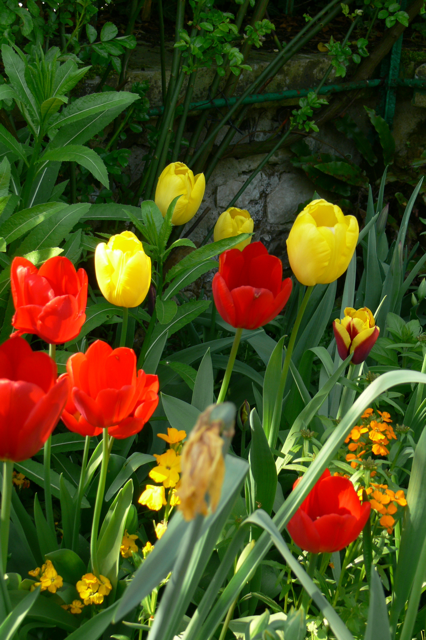
#> input picture ED7/flowers9.png, 426 x 640 px
$ python main.py
#> lines starting #> are read from the running program, lines starting #| are printed output that depends on the picture
import cv2
import matplotlib.pyplot as plt
import numpy as np

img = cv2.imread('flowers9.png')
#> img is the input picture: shape (640, 426, 3); mean B, G, R 27.4, 76.4, 75.2

if img is None:
    print("Erro: Imagem não encontrada.")
else:
    img_rgb = cv2.cvtColor(img, cv2.COLOR_BGR2RGB)

    r, g, b = cv2.split(img_rgb)
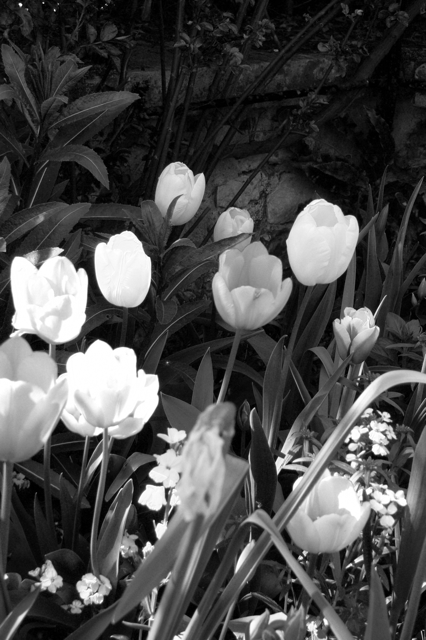
#> r: shape (640, 426); min 0, max 255, mean 75.2
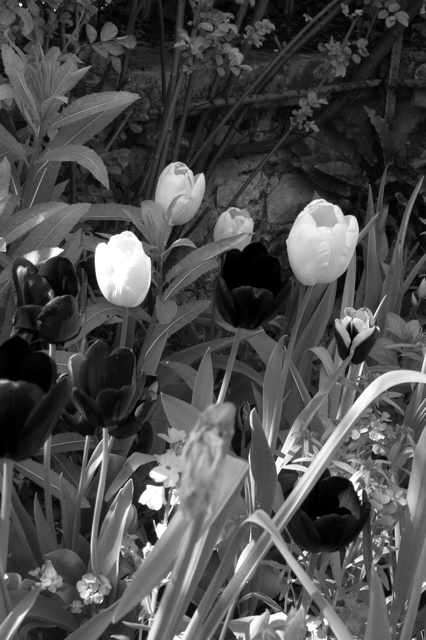
#> g: shape (640, 426); min 0, max 255, mean 76.4
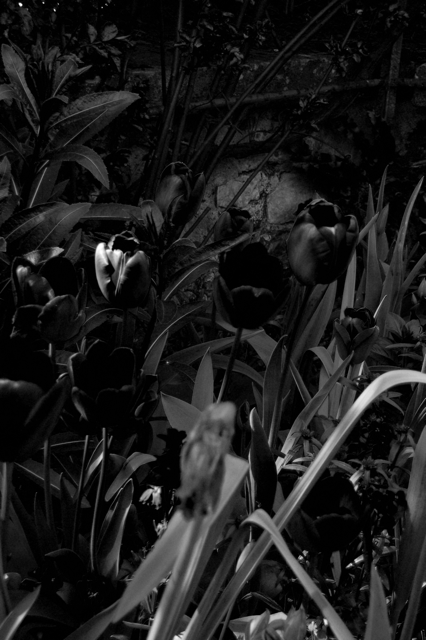
#> b: shape (640, 426); min 0, max 255, mean 27.4

    plt.figure(figsize=(16, 10))

    plt.subplot(2, 4, 1)
    plt.imshow(img_rgb)
    plt.title('Imagem Original RGB')
    plt.axis('off')

    plt.subplot(2, 4, 2)
    plt.imshow(r, cmap='gray')
    plt.title('Plano Vermelho (R)')
    plt.axis('off')

    plt.subplot(2, 4, 3)
    plt.imshow(g, cmap='gray')
    plt.title('Plano Verde (G)')
    plt.axis('off')

    plt.subplot(2, 4, 4)
    plt.imshow(b, cmap='gray')
    plt.title('Plano Azul (B)')
    plt.axis('off')

    plt.subplot(2, 4, 5)
    cores = ('r', 'g', 'b')
    labels = ('Red', 'Green', 'Blue')
    for i, cor in enumerate(cores):
        hist = cv2.calcHist([img_rgb], [i], None, [256], [0, 256])
        plt.plot(hist, color=cor, label=labels[i])
    plt.title('Histograma RGB')
    plt.legend()
    plt.xlim([0, 256])

    plt.subplot(2, 4, 6)
    plt.hist(r.ravel(), 256, [0, 256], color='red', alpha=0.7)
    plt.title('Histograma Canal R')
    plt.xlim([0, 256])

    plt.subplot(2, 4, 7)
    plt.hist(g.ravel(), 256, [0, 256], color='green', alpha=0.7)
    plt.title('Histograma Canal G')
    plt.xlim([0, 256])

    plt.subplot(2, 4, 8)
    plt.hist(b.ravel(), 256, [0, 256], color='blue', alpha=0.7)
    plt.title('Histograma Canal B')
    plt.xlim([0, 256])

    plt.tight_layout()
    plt.show()
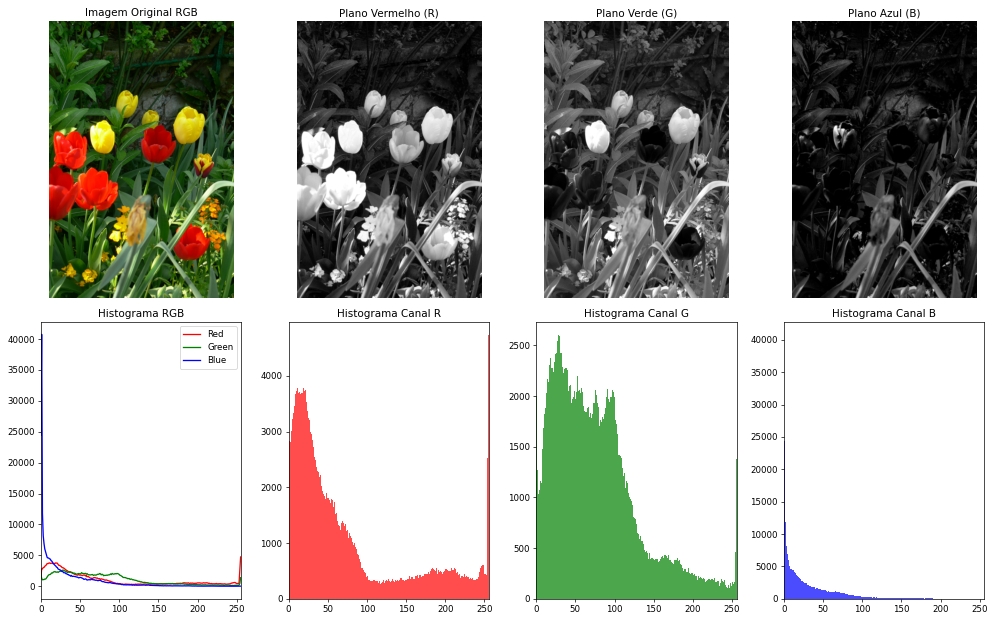
#> figure drawn by matplotlib, 8 panels; panel 5: curve peaks at x = 255, y = 4733; panel 5: curve peaks at x = 28, y = 2603; panel 5: curve peaks at x = 1, y = 40769; panel 6: tallest bar 4733 high, from x = 255 to 256
